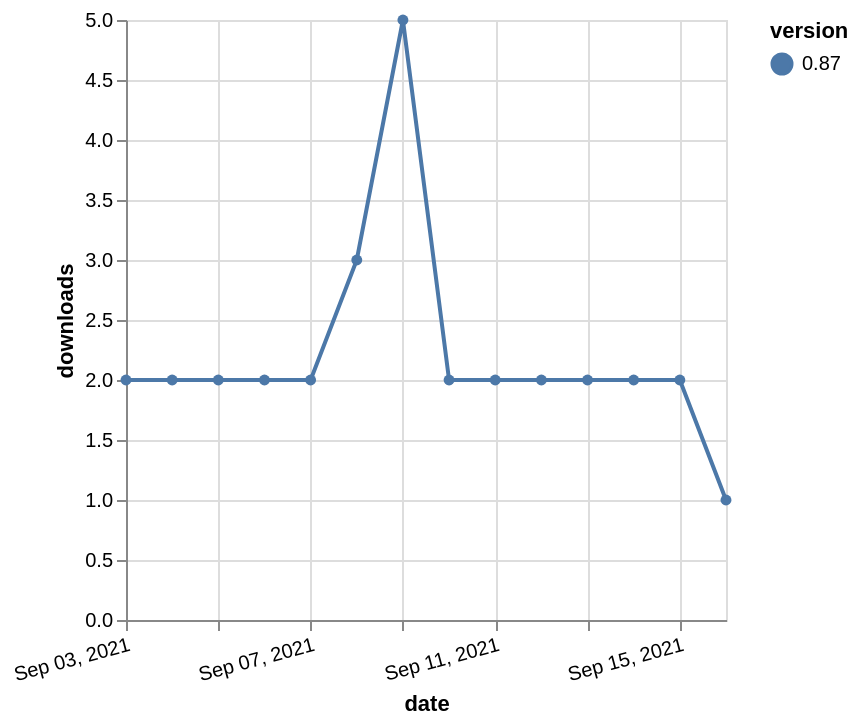

Write the Vega-Lite specification saved for this chart.
### Vega-Lite specification from a JSON file in a GitHub repository (floating-point values rounded to 4 significant figures)
{"$schema": "https://vega.github.io/schema/vega-lite/v5.json", "description": "A simple bar chart with embedded data.", "data": {"values": [{"date": "2021-09-03", "total": 690, "delta": 2, "version": "0.87"}, {"date": "2021-09-04", "total": 692, "delta": 2, "version": "0.87"}, {"date": "2021-09-05", "total": 694, "delta": 2, "version": "0.87"}, {"date": "2021-09-06", "total": 696, "delta": 2, "version": "0.87"}, {"date": "2021-09-07", "total": 698, "delta": 2, "version": "0.87"}, {"date": "2021-09-08", "total": 701, "delta": 3, "version": "0.87"}, {"date": "2021-09-09", "total": 706, "delta": 5, "version": "0.87"}, {"date": "2021-09-10", "total": 708, "delta": 2, "version": "0.87"}, {"date": "2021-09-11", "total": 710, "delta": 2, "version": "0.87"}, {"date": "2021-09-12", "total": 712, "delta": 2, "version": "0.87"}, {"date": "2021-09-13", "total": 714, "delta": 2, "version": "0.87"}, {"date": "2021-09-14", "total": 716, "delta": 2, "version": "0.87"}, {"date": "2021-09-15", "total": 718, "delta": 2, "version": "0.87"}, {"date": "2021-09-16", "total": 719, "delta": 1, "version": "0.87"}]}, "width": "container", "mark": {"type": "line", "point": {"filled": true}}, "encoding": {"x": {"field": "date", "type": "temporal", "timeUnit": "yearmonthdate", "title": "date", "axis": {"labelAngle": -15}}, "y": {"field": "delta", "type": "quantitative", "title": "downloads"}, "color": {"field": "version", "type": "nominal"}, "tooltip": {"field": "delta"}}}
